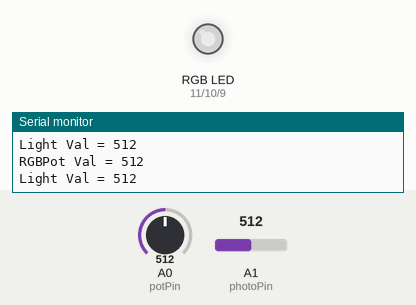
The sketch below on a simulated Arduino Uno, built with avr-gcc and run on an emulated ATmega328P. Parts: an RGB LED mixed from three pins (HIGH = lit), the last lines printed to the serial monitor. The inputs (shaded band) are chosen by the test bench; at power-on: A0 (potPin) = 512, A1 (photoPin) = 512. Dim RGB values are drawn brighter than linear.

Above: at 1.2 s.
1.3 s: A0 (potPin) set to 716
At 2.4 s:
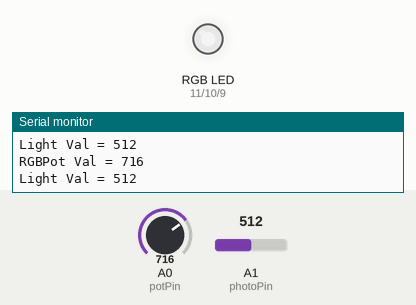
2.8 s: A0 (potPin) set to 900
At 4.0 s:
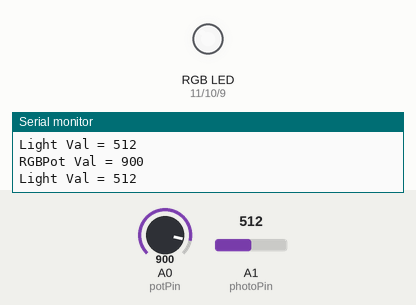
4.3 s: A0 (potPin) set to 122
At 5.5 s:
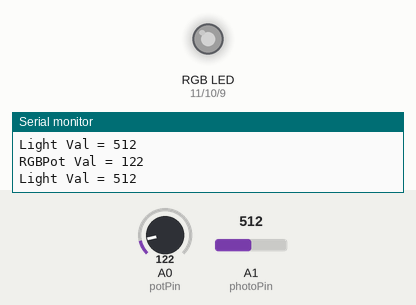
5.8 s: A0 (potPin) set to 106
At 7.3 s:
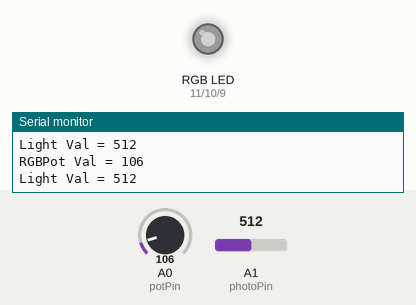
8.8 s: A0 (potPin) set to 95
At 9.3 s:
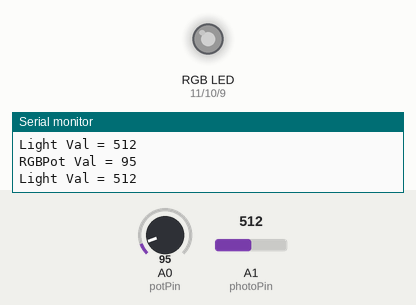
10.3 s: A0 (potPin) set to 511
At 10.9 s:
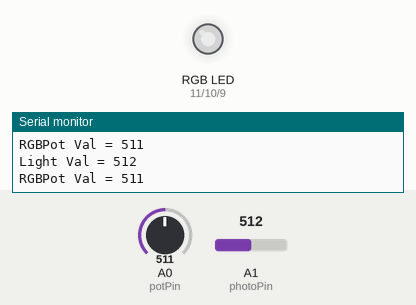
Timing chart, 0 to 12.8 s (numbered marks = the images above; inputs shaded):
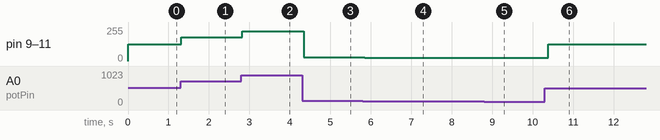

The sketch:

001_ledRGB.ino
```cpp
#define redPin 11
#define greenPin 10
#define bluePin 9
#define potPin A0
#define photoPin A1


void setup() {
    Serial.begin(9600);
    pinMode(redPin, OUTPUT);
    pinMode(greenPin, OUTPUT);
    pinMode(bluePin, OUTPUT);
    pinMode(potPin, INPUT);
    pinMode(photoPin, INPUT);
}

void loop() {
    Serial.print("RGB");
    int potValue = analogRead(potPin);
    Serial.print("Pot Val = ");
    Serial.println(potValue, DEC);
    potValue = map(potValue, 0, 1023, 0, 255);
    rgb(potValue, potValue, potValue);

    int lightValue = analogRead(photoPin);
    Serial.print("Light Val = ");
    Serial.println(lightValue, DEC);

    Serial.println();

    delay(100);
}

void rgb(unsigned char r, unsigned char g, unsigned char b){
    analogWrite(redPin, r);
    analogWrite(greenPin, g);
    analogWrite(bluePin, b);
}
```

Measured:
- after the input at 1.3 s, pin 9 (bluePin), pin 10 (greenPin), pin 11 (redPin): 127/255 → 178/255 at once
- after the input at 2.8 s, pin 9 (bluePin), pin 10 (greenPin), pin 11 (redPin): 178/255 → 224/255 at once
- after the input at 4.3 s, pin 9 (bluePin), pin 10 (greenPin), pin 11 (redPin): 224/255 → 30/255 at once
- after the input at 5.8 s, pin 9 (bluePin), pin 10 (greenPin), pin 11 (redPin): 30/255 → 26/255 after 0.05 s
- after the input at 8.8 s, pin 9 (bluePin), pin 10 (greenPin), pin 11 (redPin): 26/255 → 23/255 after 0.08 s
- after the input at 10.3 s, pin 9 (bluePin), pin 10 (greenPin), pin 11 (redPin): 23/255 → 127/255 after 0.09 s
